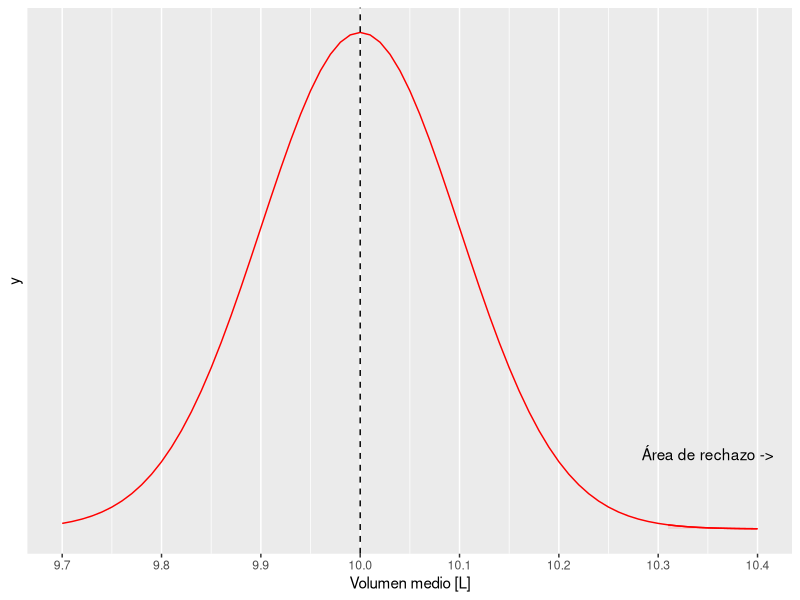
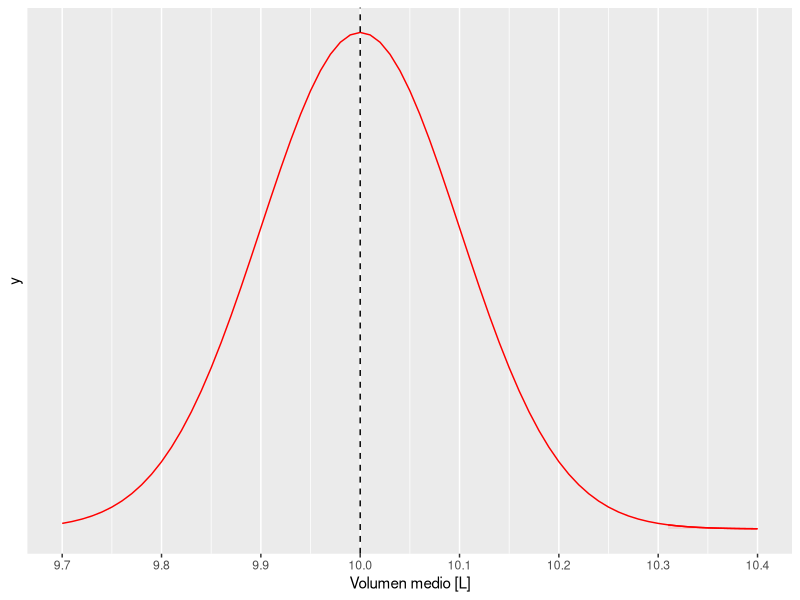
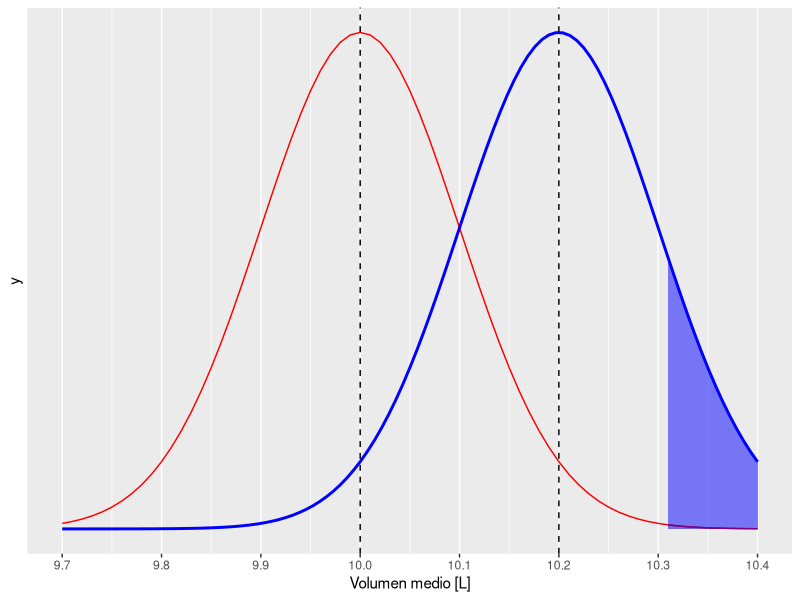
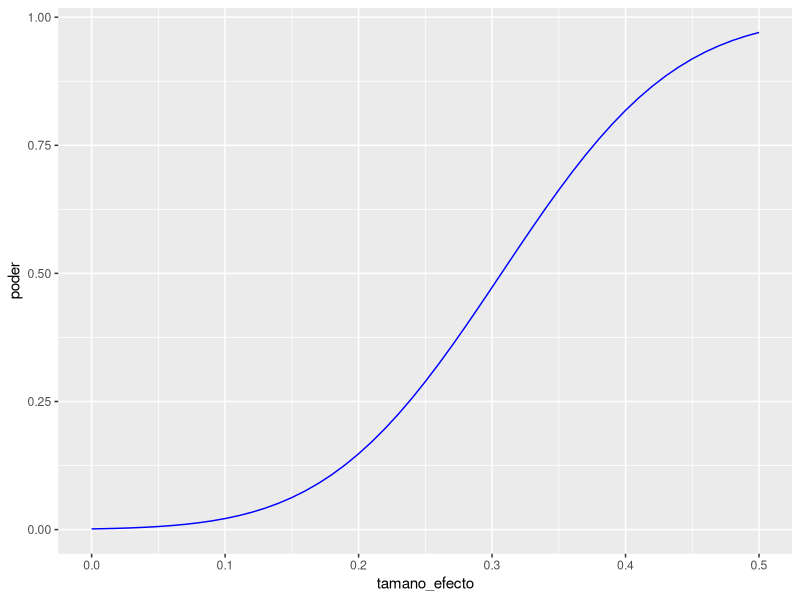

Write the R code that produced these figures, in order.
# Ejercicio práctico N°5

# Grupo N°2
# Integrantes:
# Christofer Rodriguez - Christian Méndez  - Israel Arias

#Importación de paquetes
if(!require(pwr)){
    install.packages("pwr",dependencies = TRUE)
    require(pwr)
}
if(!require(ggplot2)){
  install.packages("ggplot2",dependencies = TRUE)
  require(ggplot2)
}
###############################################################################
# 1. Si el ingeniero está seguro de que el verdadero volumen medio no puede   #
# ser inferior a 10 litros y piensa rechazar la hipótesis nula cuando la      #
# muestra presente una media mayor a 10,3 litros, ¿cuál es la probabilidad de #
# que cometa un error de tipo I?                                              #
###############################################################################

n <- 100 #Cantidad de muestra
desv_est <- 1 #1 litro
media <- 10 #Media de 10 litros
#Se calcula el error estandar
es <- desv_est/sqrt(n)              #PREGUNTAR
#Se fija un valor de secuencia con 3 desviaciones estandar de la media, para abarcar el 99.7% de las observaciones
x <- seq (9.7, 10.4, 0.01)
y <- dnorm (x , mean = media , sd = es)
normal <- data.frame(x,y)
#Gráfico de la distribución
g <- ggplot (normal, aes (x , y )) + geom_line (color = "red")
g <- g + xlab("Volumen medio [L]")
g <- g + scale_y_continuous(breaks = NULL)
g <- g + scale_x_continuous(breaks = seq(9.7,10.4,0.1))
g <- g + geom_vline ( xintercept = media, linetype = "dashed")



g <- g + geom_area ( data = subset (data.frame(x,y), x > 10.3) ,
                     aes ( y = y ) ,
                     colour = "red",
                     fill = "red",
                     alpha = 0.1)

g <- g + annotate("text", x = 10.35, y = 0.6, label = "Área de rechazo ->")

print(g)


#La probabilidad de cometer un error de tipo I esta dada por el valor de alfa que es igual
# a la probabilidad de tomar un valor dentro del area de rechazo de H0, o sea
# alfa = P(x > 10.3)
probMayor10_3 <- pnorm(10.3, media, es, lower.tail = FALSE)
alfa <- probMayor10_3
#alfa = 0.001349

# La probabilidad de que se cometa un error de tipo I es de 0.5, es decir
# que un 50% de las veces cometerá un error de tipo I.

###############################################################################
# 2. Si el verdadero volumen medio de los bidones fuera de 10,2 litros,       #
# ¿cuál sería la probabilidad de que el ingeniero, que obviamente             #
#  no conoce este dato, cometa un error de tipo II?                           #
###############################################################################


n <- 100
media_nula <- 10
media_efecto<- 10.2
desv_est <- 1 #1 litro
es <- desv_est/sqrt(n) 

#Se tiene el valor de alfa calculado para la primera pregunta
probMayor10_3 <- pnorm(10.3, media, es, lower.tail = FALSE)
alfa <- probMayor10_3
#alfa = 0.001349


#Se calculan los valores criticos de las regiones de rechazo
q_critico<- qnorm(probMayor10_3, media_nula, es, lower.tail = FALSE)

#gráfico
x <- seq (9.7, 10.4, 0.01)
y <- dnorm (x , mean = media_nula , sd = es)
normal <- data.frame(x,y)
g <- ggplot (normal, aes (x , y )) + geom_line (color = "red")
g <- g + xlab("Volumen medio [L]")
g <- g + scale_y_continuous(breaks =  NULL)
g <- g + scale_x_continuous(breaks = seq(9.7,10.4,0.1))


g <- g + geom_area ( data = subset (data.frame(x,y), x > 10.3) ,
                     aes ( y = y ) ,
                     colour = "red",
                     fill = "red",
                     alpha = 0.1)


g <- g + geom_vline ( xintercept = media_nula, linetype = "dashed")

print(g)

#grafico 2
x1 <- seq (9.7, 10.4, 0.01)
y1 <- dnorm (x1 , mean = media_efecto , sd = es)
normal1 <- data.frame(x1,y1)
g <- g + stat_function(fun = dnorm,
                       args = list(mean = media_efecto, sd = es),
                       colour = "blue", size = 1)

g <- g + geom_area ( data = subset ( data.frame (x1,y1 ) ,x > q_critico ),
                     aes ( x = x1 , y = y1 ),
                     colour = "blue", fill = "blue", alpha = 0.5)
g <- g + geom_vline ( xintercept = media_efecto , linetype = "dashed")

print(g)

#Cálculo del poder
poder <- pnorm (q_critico,
            mean = media_efecto,
            sd = es,
            lower.tail = FALSE)

pawer <- power.t.test(n=n,
                      delta = media_efecto-media_nula,
                      sd = desv_est,
                      sig.level = alfa,
                      power = NULL,
                      type = "one.sample",
                      alternative = "one.sided")

#Calcula beta
beta <- 1 - poder



# 3. Como no se conoce el verdadero volumen medio, genere un gráfico del poder estadístico 
# con las condiciones anteriores, pero suponiendo que el verdadero volumen medio podría 
# variar de 10 a 10,5 litros.

n <- 100
media_nula <- 10
desv_est <- 1 #1 litro
es <- desv_est/sqrt(n) #Error estandar

#Se tiene el valor de alfa calculado previamente


#Se crea un vector con la variación de las medias
varMedias <- seq(10,10.5,0.01)

#Se calcula el efecto
tamano_efecto <- (varMedias - media_nula) / desv_est

#Se calcula el poder
poder <- power.t.test(n = n, delta = tamano_efecto, sd = desv_est, sig.level = alfa, 
                      type="one.sample", alternative = "one.sided")$power


df_datos <- data.frame(tamano_efecto, poder)

g2 <- ggplot(df_datos, aes(tamano_efecto, poder))
g2 <- g2 + geom_line(colour="blue")
print (g2)




# 4. Considerando un volumen medio de 10 litros, ¿cuántos bidones deberían revisarse para conseguir un poder
#estadístico de 0,75 y un nivel de significación de 0,05?

resultado <- power.t.test ( n = NULL ,
                              delta = media_efecto-media_nula, 
                              sd = desv_est,
                              sig.level = 0.05,
                              power = 0.75,
                              type = "one.sample",
                              alternative = "one.sided")

n <- ceiling ( resultado [["n"]])




# 5. ¿Y si el ingeniero fuese muy exigente y quisiera reducir la probabilidad de cometer un error de tipo I a un 1%
#solamente?

resultado <- power.t.test ( n = NULL ,
                              delta = media_efecto-media_nula,
                              sd = desv_est,
                              sig.level = 0.01,
                              power = 0.75,
                              type = "one.sample",
                              alternative = "one.sided")

n <- ceiling ( resultado [["n"]])
cat("La cantidad de bidones a revisar para que la probabilidad de cometer un error de tipo I sea de 1% es:", n)
